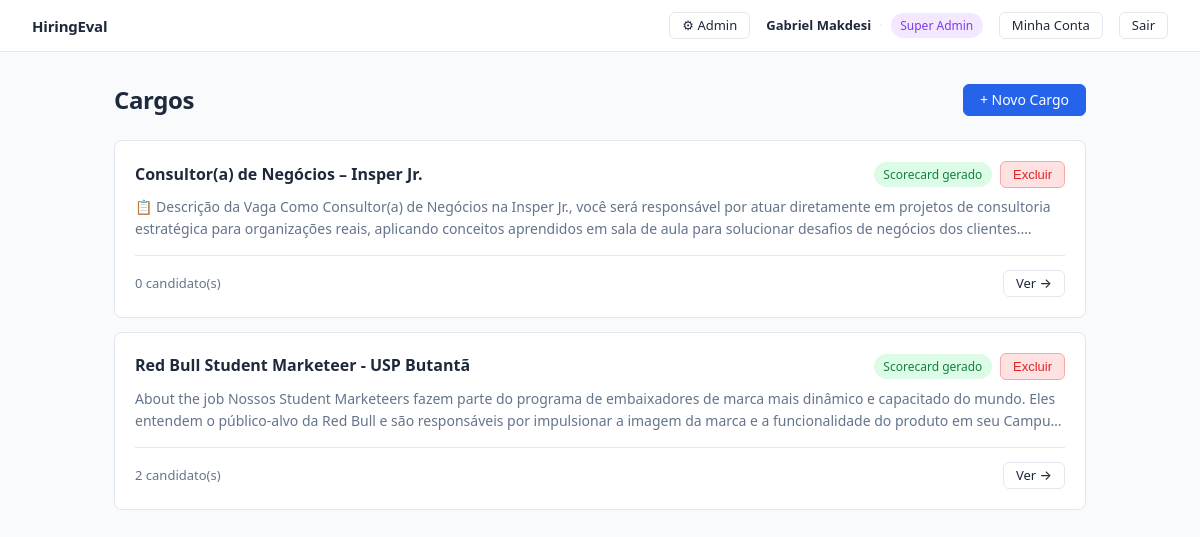
The page / (signed in) on the database its author committed.
### models.py (models this page shows)
class User(Base):
    __tablename__ = "users"
    id = Column(Integer, primary_key=True, index=True)
    company_id = Column(Integer, ForeignKey("companies.id"), nullable=True)  # null for superadmin
    username = Column(String(255), nullable=False, unique=True)
    name = Column(String(255), nullable=False)
    password_hash = Column(String(255), nullable=False)
    role = Column(String(50), nullable=False, default="avaliador")  # avaliador | admin | superadmin
    status = Column(String(20), nullable=False, default="active")
    is_active = Column(Boolean, default=True)
    created_at = Column(DateTime, default=datetime.utcnow)
    company = relationship("Company", back_populates="users")

class Job(Base):
    __tablename__ = "jobs"
    id = Column(Integer, primary_key=True, index=True)
    company_id = Column(Integer, ForeignKey("companies.id"), nullable=True)
    name = Column(String(255), nullable=False)
    description = Column(Text, nullable=False)
    scorecard = Column(JSON, nullable=True)
    is_deleted = Column(Boolean, default=False)
    deleted_at = Column(DateTime, nullable=True)
    created_at = Column(DateTime, default=datetime.utcnow)
    company = relationship("Company", back_populates="jobs")
    candidates = relationship("Candidate", back_populates="job", cascade="all, delete-orphan")

### main.py (the view)
@app.get("/", response_class=HTMLResponse)
def pagina_inicial(
    request: Request,
    current_user: User = Depends(get_current_user),
    db: Session = Depends(get_db),
):
    q = db.query(Job).filter(Job.is_deleted == False)  # noqa: E712
    if current_user.role != "superadmin":
        q = q.filter(Job.company_id == current_user.company_id)
    cargos = q.order_by(Job.created_at.desc()).all()
    return templates.TemplateResponse("index.html", ctx(request, current_user, jobs=cargos))

### auth.py (called while the page is built)
def get_current_user(request: Request, db: Session = Depends(get_db)) -> User:
    user_id = request.session.get("user_id")
    if not user_id:
        raise RequiresLoginException()
    impersonating_id = request.session.get("impersonating_user_id")
    user = None
    if impersonating_id:
        user = db.query(User).filter(User.id == impersonating_id, User.status == "active").first()
        if not user:
            request.session.pop("impersonating_user_id", None)
            impersonating_id = None
    if not impersonating_id:
        user = db.query(User).filter(User.id == user_id, User.status == "active").first()
    if not user:
        raise RequiresLoginException()
    return user

### main.py (called while the page is built)
def ctx(request: Request, current_user: User, **extra) -> dict:
    return {
        "request": request,
        "user": current_user,
        "is_impersonating": bool(request.session.get("impersonating_user_id")),
        **extra,
    }

### models.py (called while the page is built)
def get_db():
    db = SessionLocal()
    try:
        yield db
    finally:
        db.close()

### templates/index.html (shortened to what this page needs)
{% extends "base.html" %}
{% block content %}
<div class="page-header">
  <h1>Cargos</h1>
  <a href="/cargos/novo" class="btn btn-primary">+ Novo Cargo</a>
</div>
{% if jobs %}
  {% for cargo in jobs %}
  {% set active_count = cargo.candidates | selectattr('is_deleted', 'equalto', false) | list | length %}
  <div class="card">
    <div class="card-header">
      <h2><a href="/cargos/{{ cargo.id }}" style="color: var(--text);">{{ cargo.name }}</a></h2>
      <div style="display:flex; gap:0.5rem; align-items:center;">
        {% if cargo.scorecard %}
          <span class="badge badge-green">Scorecard gerado</span>
        {% else %}
          <span class="badge badge-gray">Sem scorecard</span>
        {% endif %}
        {% if user.role in ('admin', 'superadmin') %}
          <form method="post" action="/cargos/{{ cargo.id }}/excluir" class="inline-form"
                onsubmit="return confirm('Excluir o cargo {{ cargo.name }}? Esta ação pode ser revertida pelo administrador do sistema.')">
            <button type="submit" class="btn btn-sm btn-danger">Excluir</button>
          </form>
        {% endif %}
      </div>
    </div>
    <p class="description-preview">{{ cargo.description }}</p>
    <div class="card-footer">
      <span>{{ active_count }} candidato(s)</span>
      <a href="/cargos/{{ cargo.id }}" class="btn btn-sm btn-ghost">Ver →</a>
    </div>
  </div>
  {% endfor %}
{% else %}
  <div class="empty-state">
    <p>Nenhum cargo criado ainda.</p>
    <a href="/cargos/novo" class="btn btn-primary">Criar primeiro cargo</a>
  </div>
{% endif %}
{% endblock %}

### templates/base.html (shortened to what this page needs)
<!DOCTYPE html>
<html lang="pt-BR">
<head>
  <link rel="stylesheet" href="/static/style.css">
</head>
<body>
  <nav class="navbar">
    <a href="/" class="nav-brand">HiringEval</a>
    {% if user %}
    <div class="nav-right">
      {% if user.role == 'superadmin' and not is_impersonating %}
        <a href="/admin" class="btn btn-sm btn-ghost">⚙ Admin</a>
      {% endif %}
      <div class="nav-user-info">
        <span class="nav-user-name">{{ user.name }}</span>
        <span class="nav-divider">·</span>
        {% if user.role == 'superadmin' %}
          <span class="badge badge-purple">Super Admin</span>
        {% elif user.role == 'admin' %}
          <span class="badge badge-indigo">Admin</span>
        {% else %}
          <span class="badge badge-gray">Avaliador</span>
        {% endif %}
      </div>
      <a href="/conta" class="btn btn-sm btn-ghost">Minha Conta</a>
      <a href="/logout" class="btn btn-sm btn-ghost">Sair</a>
    </div>
    {% endif %}
  </nav>
  <main class="container">
    {% block content %}{% endblock %}
  </main>
</body>
</html>

### static/style.css (style rules this page uses)
:root { --bg: #f8fafc; --surface: #ffffff; --border: #e2e8f0; --text: #1e293b; --text-muted: #64748b; --accent: #2563eb; --accent-hover: #1d4ed8; }
*, *::before, *::after { box-sizing: border-box; margin: 0; padding: 0; }
body { font-family: system-ui, -apple-system, BlinkMacSystemFont, 'Segoe UI', sans-serif; background: var(--bg); color: var(--text); font-size: 15px; line-height: 1.6; min-height: 100vh; }
a { color: var(--accent); text-decoration: none; }
.navbar { background: var(--surface); border-bottom: 1px solid var(--border); padding: 0 2rem; height: 52px; display: flex; align-items: center; position: sticky; top: 0; z-index: 10; }
.nav-brand { font-weight: 700; font-size: 0.9375rem; color: var(--text); letter-spacing: -0.2px; }
.container { max-width: 1020px; margin: 2rem auto; padding: 0 1.5rem; }
.page-header { display: flex; align-items: flex-start; justify-content: space-between; gap: 1rem; margin-bottom: 1.5rem; }
.page-header h1 { font-size: 1.5rem; font-weight: 700; letter-spacing: -0.4px; line-height: 1.3; }
.btn { display: inline-flex; align-items: center; gap: 0.375rem; padding: 0.5rem 1rem; border-radius: 6px; font-size: 0.875rem; font-weight: 500; cursor: pointer; border: 1px solid transparent; text-decoration: none; transition: background 0.12s, border-color 0.12s; line-height: 1; white-space: nowrap; }
.btn-primary { background: var(--accent); color: #fff; border-color: var(--accent); }
.btn-ghost { background: transparent; color: var(--text); border-color: var(--border); }
.btn-sm { padding: 0.375rem 0.75rem; font-size: 0.8125rem; }
.card { background: var(--surface); border: 1px solid var(--border); border-radius: 8px; padding: 1.25rem; margin-bottom: 0.875rem; }
.card-header { display: flex; align-items: center; justify-content: space-between; gap: 0.75rem; margin-bottom: 0.5rem; }
.card-header h2 { font-size: 1rem; font-weight: 600; }
.card-footer { display: flex; align-items: center; justify-content: space-between; margin-top: 0.875rem; padding-top: 0.875rem; border-top: 1px solid var(--border); font-size: 0.8125rem; color: var(--text-muted); }
.badge { display: inline-block; padding: 0.2rem 0.6rem; border-radius: 999px; font-size: 0.75rem; font-weight: 500; white-space: nowrap; }
.badge-green { background: #dcfce7; color: #15803d; }
.description-preview { font-size: 0.875rem; color: var(--text-muted); line-height: 1.6; overflow: hidden; display: -webkit-box; -webkit-line-clamp: 2; -webkit-box-orient: vertical; margin-bottom: 0.25rem; }
.btn-danger { background: #fee2e2; color: #dc2626; border-color: #fca5a5; }
.nav-right { display: flex; align-items: center; gap: 1rem; margin-left: auto; font-size: 0.8125rem; }
.nav-user-info { display: flex; align-items: center; gap: 0.5rem; color: var(--text-muted); }
.nav-user-name { font-weight: 600; color: var(--text); }
.nav-divider { color: var(--border); }
.badge-purple { background: #f3e8ff; color: #7c3aed; }
.inline-form { display: inline; margin: 0; }

### rows shown on the page
User: name "Gabriel Makdesi"
Job: name "Consultor(a) de Negócios – Insper Jr.", shows "Scorecard gerado", description "📋 Descrição da Vaga Como Consultor(a) de Negócios na Insper Jr., você será responsável por atuar diretamente em projetos de consultoria estratégica para organizações reais, aplicando conceitos aprendidos em sala de aula para solucionar desafios de negócios dos…", is_deleted "0"
Job: name "Red Bull Student Marketeer - USP Butantã", shows "Scorecard gerado", description "About the job Nossos Student Marketeers fazem parte do programa de embaixadores de marca mais dinâmico e capacitado do mundo. Eles entendem o público-alvo da Red Bull e são responsáveis por impulsionar a imagem da marca e a funcionalidade do produto em seu…", id "2"
